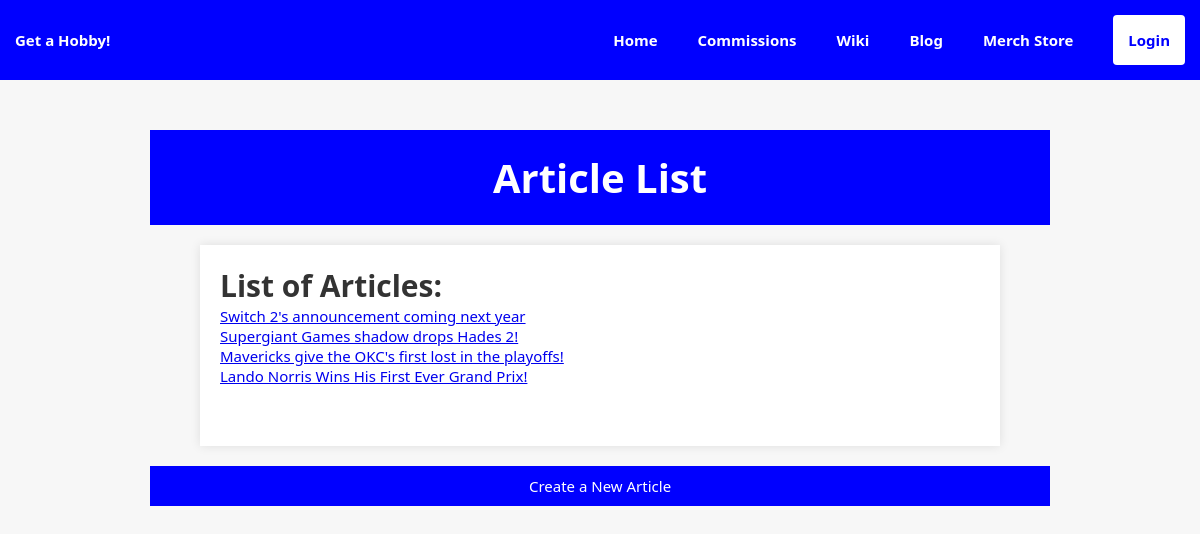
The page /wiki/articles/ on the database as committed earlier.
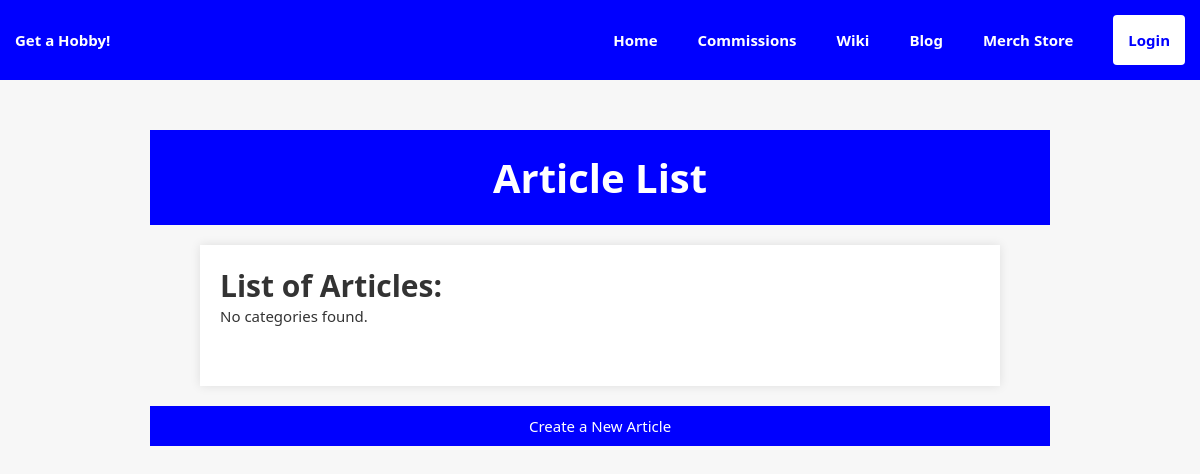
The same page on the database as committed later.
### wiki/models.py (models this page shows, shortened)
class Article(models.Model):
    title = models.CharField(max_length=255)
    author = models.ForeignKey(
        Profile,
        on_delete=models.SET_NULL,
        null=True,
        blank = True,
        related_name='articles'
        )
    category = models.ForeignKey(
        ArticleCategory,
        on_delete=models.SET_NULL,
        null=True
        )
    entry = models.TextField()
    header_images = models.ImageField(
        upload_to='images/',
        null=True,
        blank=True
        )
    created_on = models.DateTimeField(auto_now_add=True)
    updated_on = models.DateTimeField(auto_now=True)
    class Meta:
        ordering = ['-created_on']

### wiki/views.py (the view)
# urls.py: path('articles/', ArticleListView.as_view(), name='articles_list'),
class ArticleListView(AuthorProfileMixin, ListView):
    model = ArticleCategory
    template_name = 'wiki/article_list.html'
    def get_context_data(self, **kwargs):
        context = super().get_context_data(**kwargs)
        author = self.author_profile()
        if author:
            articles_created = Article.objects.filter(author=author)
            context['articles_created'] = articles_created
        categories_with_articles = ArticleCategory.objects.prefetch_related(
            Prefetch('article_set',
            queryset=Article.objects.filter(author=author))
        )
        context['categories_with_articles'] = categories_with_articles
        return context

### wiki/views.py (called while the page is built)
    def author_profile(self):
        if self.request.user.is_authenticated:
            author, _ = Profile.objects.get_or_create(user=self.request.user)
            return author
        return None

### templates/wiki/article_list.html (shortened to what this page needs)
{% extends 'base.html' %}
{% load static %}
{% block content %}
<html lang="en">
<head>
</head>
<body>
    <header>
        <h1>Article List</h1>
    </header>
    <main>
        <section class="article-categories">
            <h2>List of Articles:</h2>
            <ul>
                {% for category in object_list %}
                    <ul>
                        {% for article in category.article_set.all %}
                            <li><a href="{% url 'wiki:article_detail' pk=article.pk %}">{{ article.title }}</a></li>
                        {% empty %}
                            <li>No articles found in this category.</li>
                        {% endfor %}
                    </ul>
                {% empty %}
                    <li>No categories found.</li>
                {% endfor %}
            </ul>
        </section>
    </main>
    <footer>
        <p><a href="{% url 'wiki:article_create' %}" class="footer-link">Create a New Article</a></p>
    </footer>
</body>
</html>
{% endblock %}

Rows that differ between the two databases and show on the page:
removed Article: title "Switch 2's announcement coming next year"
removed Article: title "Supergiant Games shadow drops Hades 2!"
removed Article: title "Mavericks give the OKC's first lost in the playoffs!"
removed Article: title "Lando Norris Wins His First Ever Grand Prix!"
Other text that changed with them:
text now shown: "No categories found."
